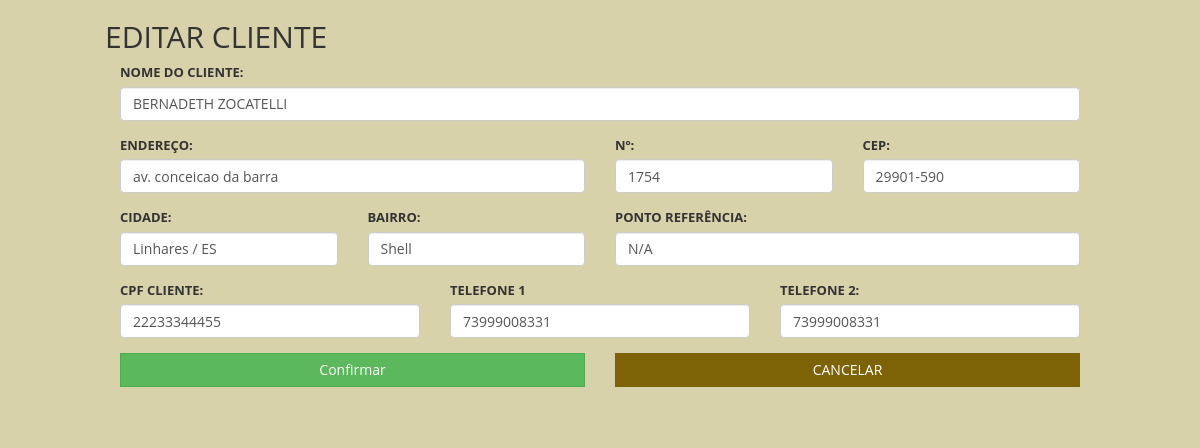
Screenshot of /admin.php?page=editacliente&id=3 (signed in) with the database file from the repository.
### tables this page shows
CREATE TABLE `clientes` (
  `id` int(11) NOT NULL,
  `nome` varchar(200) NOT NULL,
  `endereco` varchar(500) NOT NULL,
  `n` int(11) NOT NULL,
  `referencia` varchar(500) NOT NULL,
  `cidade` varchar(200) NOT NULL,
  `bairro` varchar(200) NOT NULL,
  `cep` varchar(50) NOT NULL,
  `cpf` varchar(50) NOT NULL,
  `telefone` varchar(100) NOT NULL,
  `telefone1` varchar(100) NOT NULL,
  `id_empresa` int(11) NOT NULL
);

### pages/clientes/editaCliente.php (the view, shortened to what this page needs)
<div class="row content">
    <div class="row">
        <div class="col-sm-12">
            <h2>Editar Cliente</h2>
            <div id="Allform">
                <?php
                if ($_GET['id']) {
                    $sql = "SELECT * FROM clientes WHERE id='" . $_GET['id'] . "' AND id_empresa='" . $_SESSION['empresa_id'] . "'";
                    $result = mysqli_query($con, $sql);
                    while ($row = mysqli_fetch_array($result)) {
                ?>
                        <form method="post" action="data/editarcliente.php?id=<?php echo $_GET['id']; ?>">
                            <div class="form-group col-sm-12">
                                <label for="nome">Nome do Cliente:</label>
                                <input type="text" name="nome" value="<?php echo $row['nome']; ?>" class="form-control" id="nome" autocomplete="off">
                            </div>
                            <div class="form-group col-sm-6">
                                <label for="endereco">Endereço:</label>
                                <input type="text" name="endereco" value="<?php echo $row['endereco']; ?>" class="form-control" id="endereco" autocomplete="off">
                            </div>
                            <div class="form-group col-sm-3">
                                <label for="n">Nº:</label>
                                <input type="text" name="n" value="<?php echo $row['n']; ?>" class="form-control" id="n" autocomplete="off">
                            </div>
                            <div class="form-group col-sm-3">
                                <label for="cep">CEP:</label>
                                <input type="text" name="cep" value="<?php echo $row['cep']; ?>" class="form-control" id="cep" autocomplete="off">
                            </div>
                            <div class="form-group col-sm-3">
                                <label for="cidade">Cidade:</label>
                                <input type="text" name="cidade" value="<?php echo $row['cidade']; ?>" class=" form-control" id="cidade" autocomplete="off">
                            </div>
                            <div class="form-group col-sm-3">
                                <label for="bairro">Bairro:</label>
                                <input type="text" name="bairro" value="<?php echo $row['bairro']; ?>" class="form-control" id="bairro" autocomplete="off">
                            </div>
                            <div class="form-group col-sm-6">
                                <label for="pr">Ponto Referência:</label>
                                <input type="text" value="<?php echo $row['referencia']; ?>" name="pr" class="form-control" id="pr" autocomplete="off">
                            </div>
                            <div class="form-group col-sm-4">
                                <label for="cpf">CPF cliente:</label>
                                <input type="text" name="cpf" value="<?php echo $row['cpf']; ?>" class="form-control" id="cpf" autocomplete="off">
                            </div>
                            <div class="form-group col-sm-4">
                                <label for="num">Telefone 1</label>
                                <input type="text" name="num" value="<?php echo $row['telefone']; ?>" class="form-control" id="num" autocomplete="off">
                            </div>
                            <div class="form-group col-sm-4">
                                <label for="num1">Telefone 2:</label>
                                <input type="text" name="num1" value="<?php echo $row['telefone1']; ?>" class="form-control" id="num1" autocomplete="off">
                            </div>
                            <div class="form-group col-sm-6">
                                <button type="submit" class="btn btn-success col-sm-12">Confirmar</button>
                            </div>
                            <div class="form-group col-sm-6">
                                <a class="btn btn-info col-sm-12" href="?page=add_cliente">Cancelar</a>
                            </div>
                        </form>
                    <?php
                    }
                } else {
                    ?>
                    <div class="form-group col-sm-12 text-center">
                        <h2>Cliente não existente, por favor volte para a lista de clientes</h2>
                    </div>
                <?php
                }
                ?>
            </div>
        </div>
    </div>

### css/main.css (style rules this page uses)
body { font-family: 'Open Sans', sans-serif; font-size: 13px; line-height: 1.42857143; color: #333; background-color: #d8d2aa; text-transform: uppercase; width: 80%; margin: 0 auto; }
a { color: #4a461a; text-decoration: none; }
h1, h2, h3, h4, h5, h6 { font-family: inherit; font-weight: 500; line-height: 1.1; color: inherit; }
.btn { border-radius: 0px; }
.btn-info { background-color: #7e6206; border-color: #7e6206; }

### css/print.css (style rules this page uses)
* { color: #000 !important; text-shadow: none !important; background: transparent !important; box-shadow: none !important; }

### rows the page displays
clientes: nome "BERNADETH ZOCATELLI", endereco "av. conceicao da barra", n "1754", cep "29901-590", cidade "Linhares / ES", bairro "Shell", pr "N/A", cpf "22233344455", num "73999008331", num1 "73999008331"
